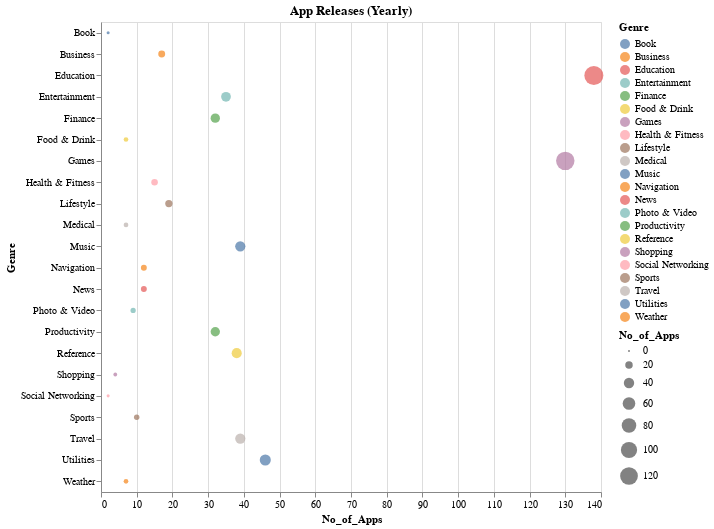

Write notebook code for a chart like this one.
### Code cell
fig = px.line(user_by_yr, x='Year', y='Users', markers=True) #color='country'
fig.update_layout(title='Users Over the Years',width = 728,height = 370, title_x=0.5)
fig.show()
select_year = alt.selection_single(name='Select Year', fields=['Year'], init={'Year': 2008},
                                  bind=alt.binding_range(min=2008, max=2021, step=1))
    

alt.Chart(all_yr_gn_df).mark_point(filled=True).encode(
    alt.X('No_of_Apps'),
    alt.Y('Genre'),
    alt.Size('No_of_Apps'),
    alt.Color('Genre'),
    alt.OpacityValue(0.7),
    tooltip = [alt.Tooltip('Users:Q'),
               alt.Tooltip('No_of_Apps:Q'),
               alt.Tooltip('Genre:N'),
               alt.Tooltip('Released:Q')]
).properties(width = 500, 
             height = 470, 
             title = "App Releases (Yearly)").add_selection(select_year).transform_filter(select_year)

### Figure 1 — Vega-Lite specification as saved in the notebook (floating-point values rounded to 4 significant figures; data arrays with more than 128 entries replaced by an {"elided": "..."} marker saying what was removed)
{"config": {"view": {"continuousWidth": 400, "continuousHeight": 300}}, "data": {"name": "data-0ed90c43722c84860019a1e45d2695de"}, "mark": {"type": "point", "filled": true}, "encoding": {"color": {"field": "Genre", "type": "nominal"}, "opacity": {"value": 0.7}, "size": {"field": "No_of_Apps", "type": "quantitative"}, "tooltip": [{"field": "Users", "type": "quantitative"}, {"field": "No_of_Apps", "type": "quantitative"}, {"field": "Genre", "type": "nominal"}, {"field": "Released", "type": "quantitative"}], "x": {"field": "No_of_Apps", "type": "quantitative"}, "y": {"field": "Genre", "type": "nominal"}}, "height": 470, "selection": {"Select Year": {"type": "single", "fields": ["Year"], "init": {"Year": 2008}, "bind": {"input": "range", "max": 2021, "min": 2008, "step": 1}}}, "title": "App Releases (Yearly)", "transform": [{"filter": {"selection": "Select Year"}}], "width": 500, "$schema": "https://vega.github.io/schema/vega-lite/v4.17.0.json", "datasets": {"data-0ed90c43722c84860019a1e45d2695de": {"elided": "353 records"}}}
